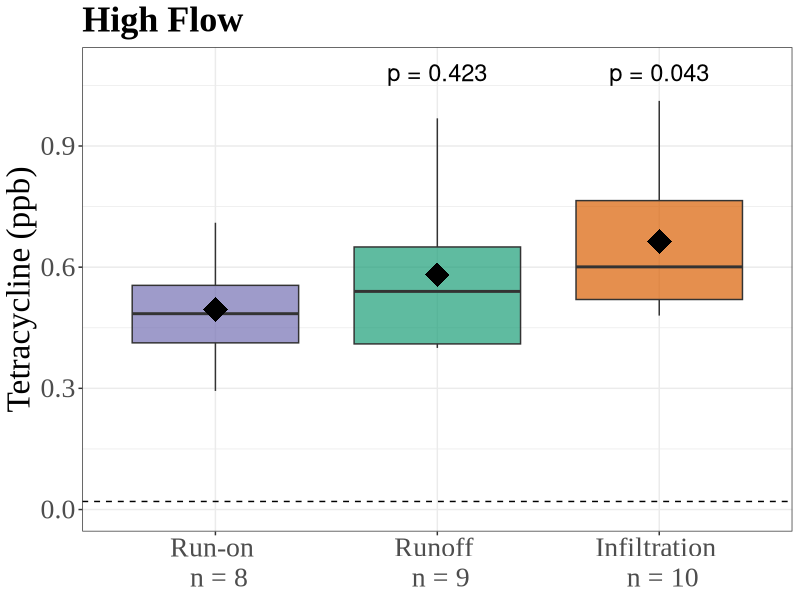
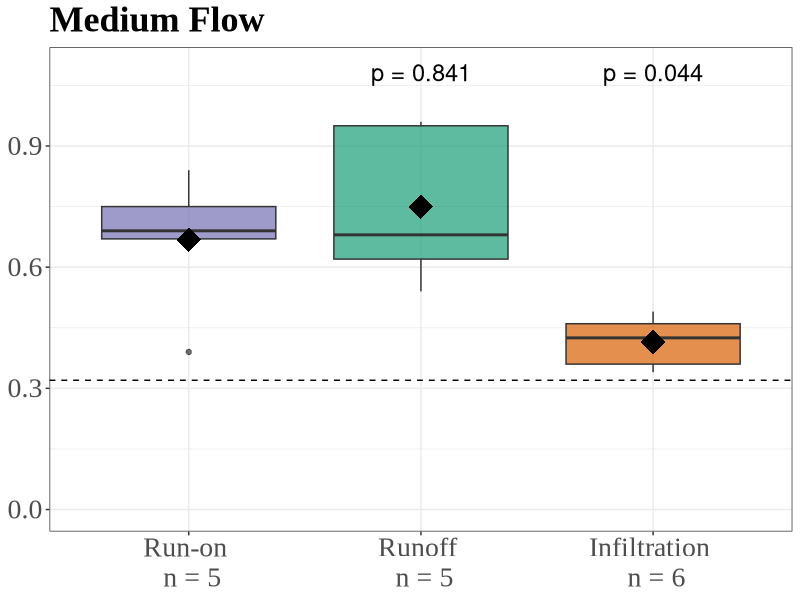
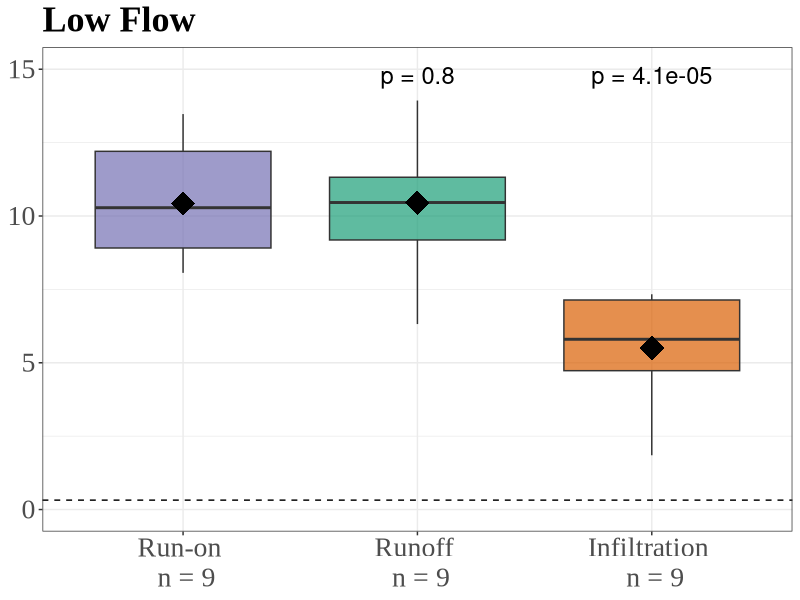
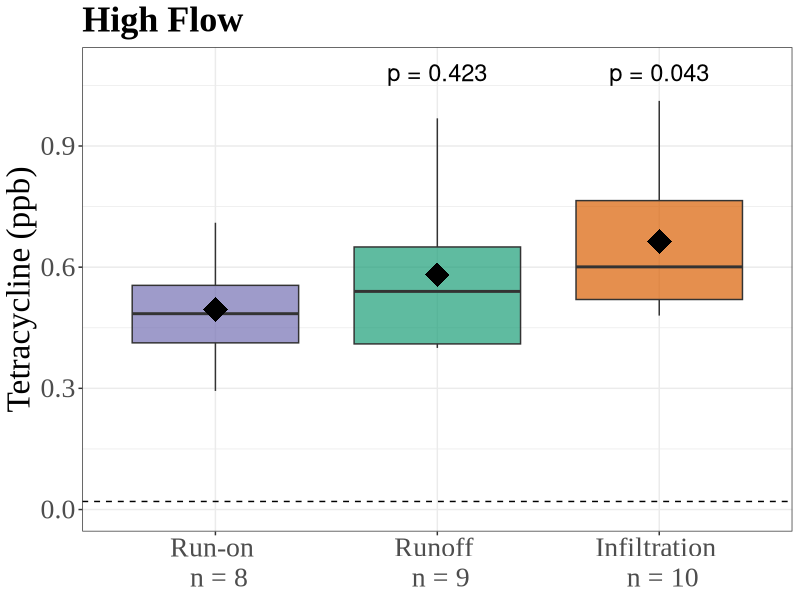
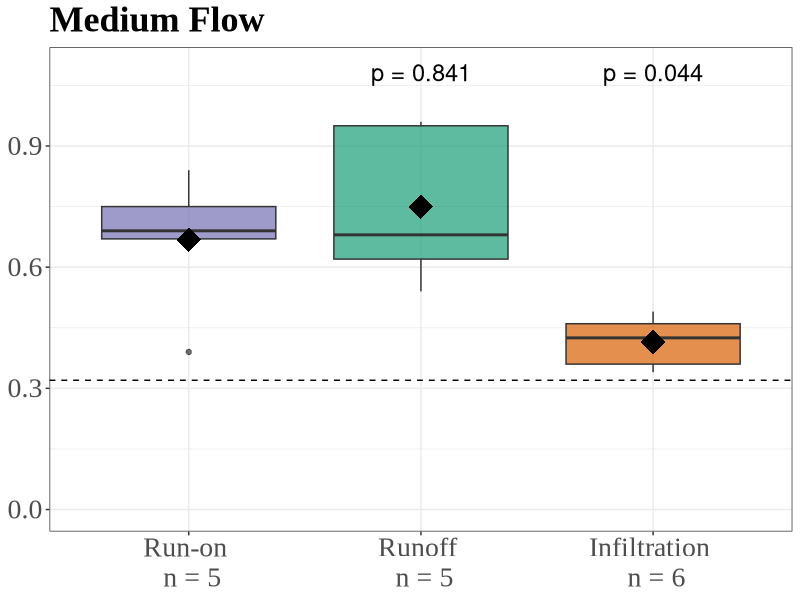
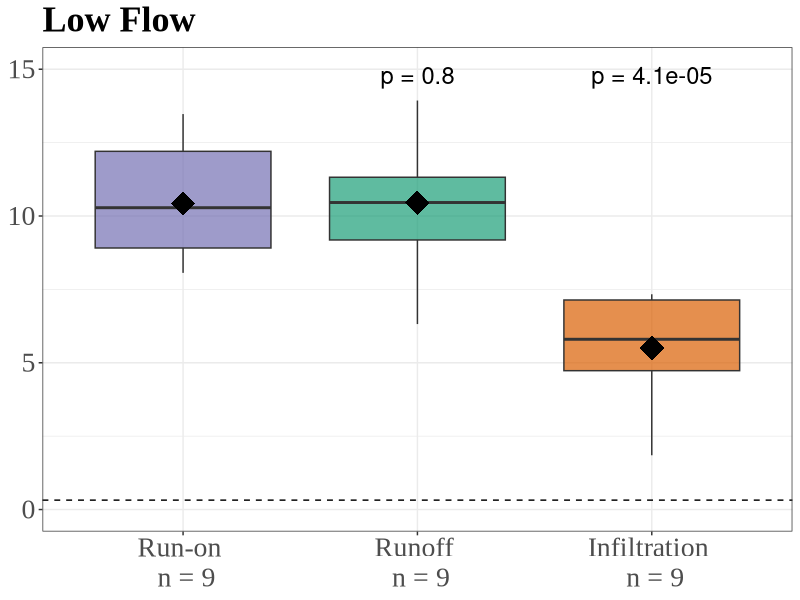

Recreate these plots in R, in order.
library("readxl")
library("ggplot2")
library("dplyr")
library("ggpubr")


high_flow <- read_excel("../Boxplot Data.xlsx", sheet = "High Flow_Clean") %>%
  subset(Contaminant_Type == "Antibiotic") %>%
  mutate(Label = case_when(Sample == "Upstream" ~ "Run-on \n n = 8",
                           Sample == "Downstream" ~ "Runoff \n n = 9",
                           Sample == "Infiltration" ~ "Infiltration \n n = 10"))

levels_h = c("Run-on \n n = 8", "Runoff \n n = 9", "Infiltration \n n = 10")

medium_flow <- read_excel("../Boxplot Data.xlsx", sheet = "Medium Flow_Clean") %>%
  subset(Contaminant_Type == "Antibiotic") %>%
  mutate(Label = case_when(Sample == "Upstream" ~ "Run-on \n n = 5",
                           Sample == "Downstream" ~ "Runoff \n n = 5",
                           Sample == "Infiltration" ~ "Infiltration \n n = 6"))

levels_m = c("Run-on \n n = 5", "Runoff \n n = 5", "Infiltration \n n = 6")

low_flow <- read_excel("../Boxplot Data.xlsx", sheet = "Low Flow_Clean") %>%
  subset(Contaminant_Type == "Antibiotic") %>%
  mutate(Label = case_when(Sample == "Upstream" ~ "Run-on \n n = 9",
                           Sample == "Downstream" ~ "Runoff \n n = 9",
                           Sample == "Infiltration" ~ "Infiltration \n n = 9"))

levels_l = c("Run-on \n n = 9", "Runoff \n n = 9", "Infiltration \n n = 9")

high_flow_plot <- ggplot(high_flow, aes(ordered(x = Label, levels = levels_h), y = Conc, fill = Sample)) + 
  geom_boxplot(alpha = 0.7) +
  stat_summary(fun = mean, geom = "point", shape = 18, size = 8, color = "black", fill = "black") +
  stat_compare_means(label = "p.format", ref.group = "Run-on \n n = 8", label.y = 1.06, size = 6) +
  ylim(0, 1.09) +
  geom_hline(yintercept = 0.02, linetype = "dashed", 
             color = "black", size = 0.5) +
  scale_fill_brewer(palette = "Dark2") +
  ggtitle("High Flow") +
  ylab("Tetracycline (ppb)") +
  theme_bw() +
  theme(plot.title = element_text(family = "Times New Roman", face = "bold", size = 26),
        axis.text.x = element_text(family = "Times New Roman", size = 20),
        axis.title.x = element_blank(),
        axis.text.y = element_text(family = "Times New Roman", size = 20),
        axis.title.y = element_text(family = "Times New Roman", size = 24),
        legend.position = "none")

high_flow_plot

medium_flow_plot <- ggplot(medium_flow, aes(ordered(x = Label, levels = levels_m), y = Conc, fill = Sample)) + 
  geom_boxplot(alpha = 0.7) +
  stat_summary(fun = mean, geom = "point", shape = 18, size = 8, color = "black", fill = "black") +
  stat_compare_means(label = "p.format", ref.group = "Run-on \n n = 5", label.y = 1.06, size = 6) +
  ylim(0, 1.09) +
  geom_hline(yintercept = 0.32, linetype = "dashed", 
             color = "black", size = 0.5) +
  scale_fill_brewer(palette = "Dark2") +
  ggtitle("Medium Flow") +
  theme_bw() +
  theme(plot.title = element_text(family = "Times New Roman", face = "bold", size = 26),
        axis.text.x = element_text(family = "Times New Roman", size = 20),
        axis.title.x = element_blank(),
        axis.text.y = element_text(family = "Times New Roman", size = 20),
        axis.title.y = element_blank(),
        legend.position = "none")

medium_flow_plot

low_flow_plot <- ggplot(low_flow, aes(ordered(x = Label, levels = levels_l), y = Conc, fill = Sample)) + 
  geom_boxplot(alpha = 0.7) +
  stat_summary(fun = mean, geom = "point", shape = 18, size = 8, color = "black", fill = "black") +
  stat_compare_means(label = "p.format", ref.group = "Run-on \n n = 9", label.y = 14.5, size = 6) +
  ylim(0, 15) +
  geom_hline(yintercept = 0.32, linetype = "dashed", 
             color = "black", size = 0.5) +
  scale_fill_brewer(palette = "Dark2") +
  ggtitle("Low Flow") +
  theme_bw() +
  theme(plot.title = element_text(family = "Times New Roman", face = "bold", size = 26),
        axis.text.x = element_text(family = "Times New Roman", size = 20),
        axis.title.x = element_blank(),
        axis.text.y = element_text(family = "Times New Roman", size = 20),
        axis.title.y = element_blank(),
        legend.position = "none")

low_flow_plot

ggsave("High_Flow_Antibiotic.tiff", plot = high_flow_plot,
       width = 6, height = 6, dpi = 300, units = c("in"))

ggsave("Medium_Flow_Antibiotic.tiff", plot = medium_flow_plot,
       width = 5.66, height = 6, dpi = 300, units = c("in"))

ggsave("Low_Flow_Antibiotic.tiff", plot = low_flow_plot,
       width = 5.66, height = 6, dpi = 300, units = c("in"))
